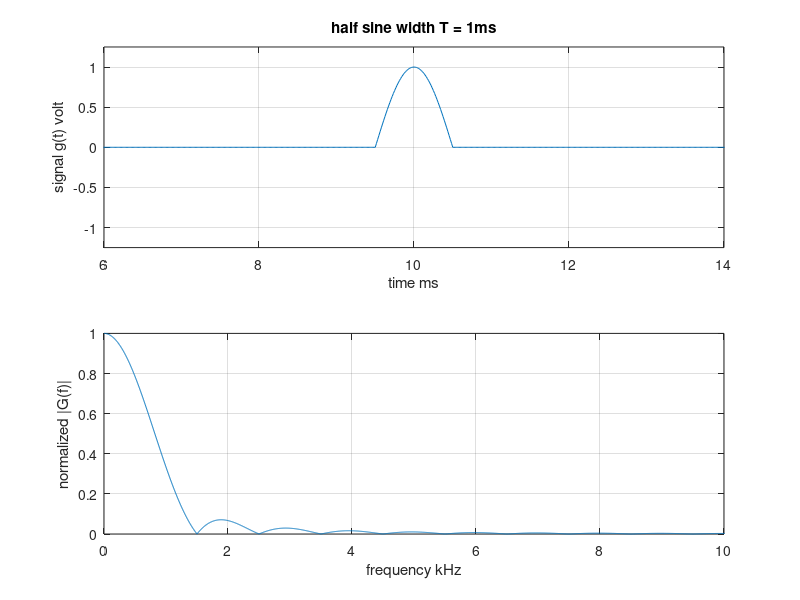
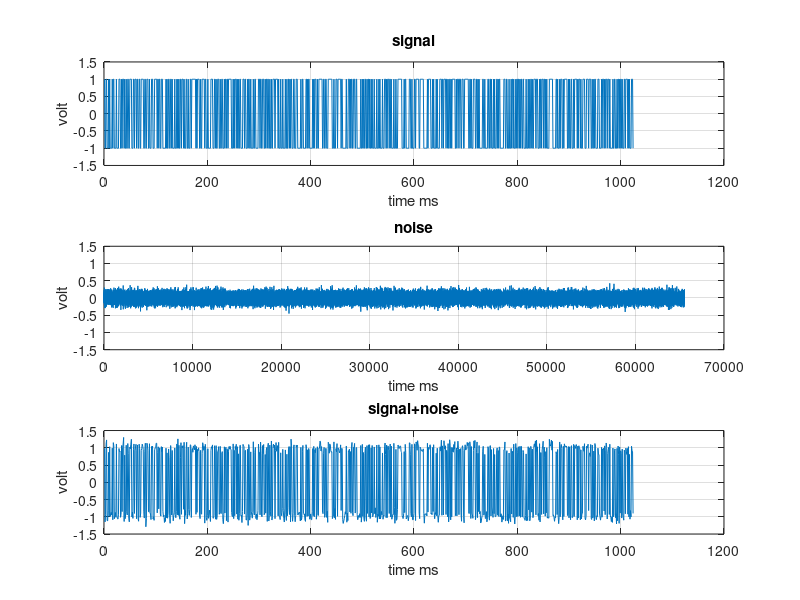
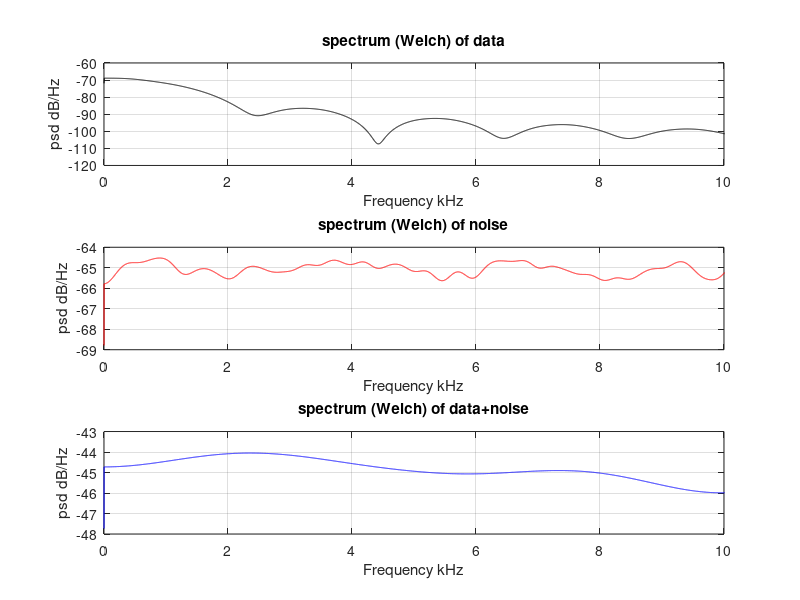
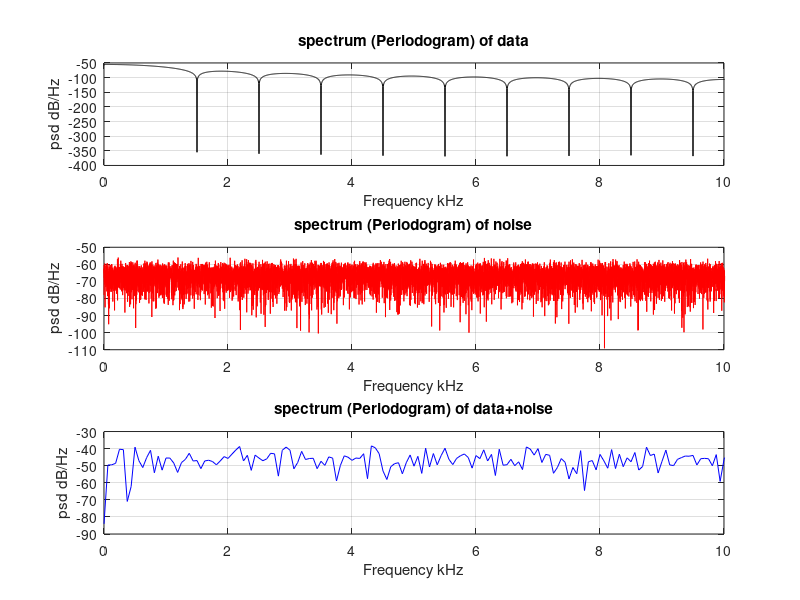

These figures' MATLAB source, in order:
%% Kevin Mahabeer | ECET 480 | Homework 2

%% 1. 
clear; close all; clc

%{
Generate a binary random signal (+-1) with 1024 bits.
%}

Nb = 1024;
binarySequence = randi([0, 1], 1, Nb);
binarySequence(binarySequence == 0) = -1;

% Pulse shape (Page 6 from handout)
%{
The basic pulse shape is given (you will be provided with pulse shapes).
%}

T = 1e-3;           % pulse duration
fs = 64/T;          % sampling frequency
Ts = 1/fs;          % sampling period
N = 4096*4;         % number of points used for N-pt DFT
t = (0:N-1)*Ts;     % N time samples

T0 = 2*T;           % fundamental period of sine wave
f0 = 1/T0;          % fundamental frequency of sine wave

x = sin((2*pi*f0*t)+(0.5*pi)).*rectpuls(t-10*T,T);

figure('Name','Pulse Shape');
subplot(211)
plot(t/T,x)
grid on; xlim([6 14]); ylim([-1.25 1.25]);
title('half sine width T = 1ms');
xlabel('time ms'); ylabel('signal g(t) volt');

%{
Obtain its PSD.
%}

Ws = 2.*pi/Ts;
FB = fft(x);
FBP = FB(1:N/2+1)*Ts;
WW = Ws*(0:N/2.)/N;
WF = (1/(2*pi))*WW;
FB = FBP/max(abs(FBP));

subplot(212)
plot(WF*1e-3, abs(FB))
grid on; xlim([0 10]);
xlabel('frequency kHz'); ylabel('normalized |G(f)|');

% Noise to signal
%{
Add white Gaussian noise.
%}
noiseSample = linspace(0,N,N*4);
nt = random('normal',0,0.1,[1, length(noiseSample)]);

xNoise = size(binarySequence);

for i=1:length(binarySequence)
%     binaryVector = binarySequence.*x;
    xNoise(i) = binarySequence(i)+nt(i);
%     xNoise = binarySequence + nt;
end

figure;

subplot(311)
plot(binarySequence)
grid on; ylim([-1.5 1.5]);
xlabel('time ms'); ylabel('volt');
title('signal');

subplot(312)
plot(nt);
grid on; ylim([-1.5 1.5]);
xlabel('time ms'); ylabel('volt');
title('noise');

subplot(313)
plot(xNoise);
grid on; ylim([-1.5 1.5]);
xlabel('time ms'); ylabel('volt');
title('signal+noise');

%% 1. Welch
[pxxn1, W1] = pwelch(x,[],0,length(x),fs);
[pxxn2, W2] = pwelch(nt,[],0,length(nt),fs);
[pxxn3, W3] = pwelch(xNoise,[],0,length(nt),fs);

figure;

subplot(311)
plot(W1*1e-3,10*log10(pxxn1),'k')
title('spectrum (Welch) of data');
grid on; xlim([0 10]);
xlabel('Frequency kHz'); ylabel('psd dB/Hz');

subplot(312)
plot(W2*1e-3,10*log10(pxxn2),'r')
title('spectrum (Welch) of noise');
grid on; xlim([0 10]);
xlabel('Frequency kHz'); ylabel('psd dB/Hz');

subplot(313)
plot(W3*1e-3,10*log10(pxxn3),'b')
title('spectrum (Welch) of data+noise');
grid on; xlim([0 10]);
xlabel('Frequency kHz'); ylabel('psd dB/Hz');

% 1. Periodogram
[pxxn4, W4] = periodogram(x,[],[],fs);
[pxxn5, W5] = periodogram(nt,[],[],fs);
[pxxn6, W6] = periodogram(xNoise,[],[],fs);

figure;
subplot(311)
plot(W4*1e-3,10*log10(pxxn4),'k')
title('spectrum (Periodogram) of data');
grid on; xlim([0 10]); %ylim([-100, -50]);
xlabel('Frequency kHz'); ylabel('psd dB/Hz');

subplot(312)
plot(W5*1e-3,10*log10(pxxn5),'r')
title('spectrum (Periodogram) of noise');
grid on; xlim([0 10]);
xlabel('Frequency kHz'); ylabel('psd dB/Hz');

subplot(313)
plot(W6*1e-3,10*log10(pxxn6),'b')
title('spectrum (Periodogram) of data+noise');
grid on; xlim([0 10]); %ylim([-100 0]);
xlabel('Frequency kHz'); ylabel('psd dB/Hz');


%%
% noise = 0.1 * randn(size(x));
% xNoise = x + noise;

% figure('Name','Pulse Shape with Noise');
% subplot(211)
% plot(xNoise)
% grid on; xlim([6 14]); ylim([-1.25 1.25]);
% title('half sine width T = 1ms');
% xlabel('time ms'); ylabel('signal g(t) volt');


%{
Obtain the PSD of the noise and the signal plus noise.
%}

% Ws = 2.*pi/Ts;
% FB = fft(xNoise);
% FBP = FB(1:N/2+1)*Ts;
% WW = Ws*(0:N/2.)/N;
% WF = (1/(2*pi))*WW;
% FB = FBP/max(abs(FBP));
% 
% subplot(212)
% plot(WF*1e-3, abs(FB))
% grid on; xlim([0 10]);
% xlabel('frequency kHz'); ylabel('normalized |G(f)|');
% 
% %
% 
% bits = length(binarySequence);
% x2 = sin((2*pi*f0*t)+(0.5*pi));
% 
% for i = 1:length(binarySequence)
%     if i ~= length(binarySequence)
%         bits(i) = x2(i+1)*binarySequence(i);
%     else
%         continue
%     end
%     
% end

%% 2. 
clear; close all; clc;

%{
You are given a message signal. Obtain a matched filter corresponding to 
this signal. Obtain the output of the matched filter with the message as 
the input. Obtain the autocorrelation of the input and compare the 
autocorrelation with the output of the matched filter.
%}

% T = 1e-6;       % pulse duration
% N = 1024;       % number of points used for N-pt DFT
% fs = 64/T;      % sampling frequency
% Ts = 1/fs;      % sampling period
% t = (0:N-1)*Ts; % N time samples
% t2 = linspace(0,2,N).*Ts;
% 
% T0 = 2*T;       % fundamental period of sine wave
% f0 = 1/T0;      % fundamental frequency of sine wave

T = 1e-6;
fs = 100e3;
Ts = 1/fs;
N = 1024;

t = linspace(0,2*T,N);

T0 = 2*T;
f0 = 1/T0;

x1 = abs(((sin(18*pi*f0*t).*sin((2*pi*f0*t))).*rectpuls(t-0.5*T,T)).^2);
x2 = (sin(18*pi*f0*t).*sin((2*pi*f0*t))).*rectpuls(t-1.5*T,T);
x3 = x1+x2;


figure;
 
% Original Symbol
subplot(221)
plot(t/T,x3,'Linewidth',1.5,'color','r')
grid on; xlim([0 4]); ylim([-2 2]);
title('x(t): duration T = 2\mus');
xlabel('time \mus'); ylabel('volt');


% Matched Filter
h = flip(x3);
subplot(222)
plot(t/T,h,'Linewidth',1.5,'color','k')
grid on; xlim([0 4]); ylim([-2 2]);
title('h(t)=h_{matched}(t)');
xlabel('time \mus'); ylabel('volt');

% Convolution
w = conv(x3, h);
% w = filter(h,1,x3);
w2 = w(N/2+1:N+N/2);

subplot(223)
plot(2*t/T,(1/200*w2),'Linewidth',1.5)
% plot(t/T,1/200*w((N/2-1):(N/2-1)+(N-1)),'Linewidth',1.5)
grid on; ylim([-1.25 1.25]); xlim([0 4]); %ylim([-1.25 1.25]);
title('x(t) \otimes h(t)');
xlabel('time \mus'); ylabel('volt');

% Correlation
[corx, lags] = xcorr(x3);
corx2 = corx(N/2+1:N/2+N);

subplot(224)
plot((1/200*corx2),'Linewidth',2,'color','k')
%plot(t/T,(1/200)*(corx),'Linewidth',2,'color','k')
grid on; ylim([-1.25 1.25]); %xlim([-N/2 N/2]); 
title('R_{xx}(\tau)');
xlabel('time \mus'); ylabel('volt');



